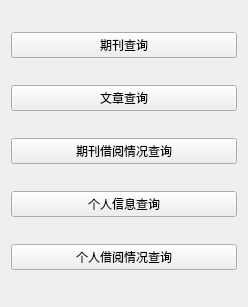
<?xml version="1.0" encoding="UTF-8"?>
<ui version="4.0">
 <class>MenuUser</class>
 <widget class="QWidget" name="MenuUser">
  <property name="geometry">
   <rect>
    <x>0</x>
    <y>0</y>
    <width>248</width>
    <height>307</height>
   </rect>
  </property>
  <property name="windowTitle">
   <string>Form</string>
  </property>
  <layout class="QVBoxLayout" name="verticalLayout">
   <item>
    <widget class="QPushButton" name="pushButton">
     <property name="text">
      <string>期刊查询</string>
     </property>
    </widget>
   </item>
   <item>
    <widget class="QPushButton" name="pushButton_2">
     <property name="text">
      <string>文章查询</string>
     </property>
    </widget>
   </item>
   <item>
    <widget class="QPushButton" name="pushButton_3">
     <property name="text">
      <string>期刊借阅情况查询</string>
     </property>
    </widget>
   </item>
   <item>
    <widget class="QPushButton" name="pushButton_4">
     <property name="text">
      <string>个人信息查询</string>
     </property>
    </widget>
   </item>
   <item>
    <widget class="QPushButton" name="pushButton_5">
     <property name="text">
      <string>个人借阅情况查询</string>
     </property>
    </widget>
   </item>
  </layout>
 </widget>
 <resources/>
 <connections/>
</ui>
